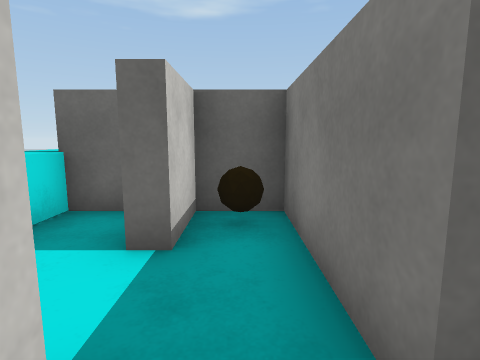
[1] (above)

21 first-person views from a walk through a scene from a Unity 3-D project. The camera is 1.2 m above the floor, tilts 8° down and sees 80° across. The floor is counted in squares, 1 m on a side. Each view is taken from the middle of a square. On the plan, view 1 faces up. The plan holds only what a view shows up to about 13 squares ahead; the rest is blank. The place goes on beyond the plan. The player character is not drawn. Surface patterns are stand-ins for the level's own textures.

[2]
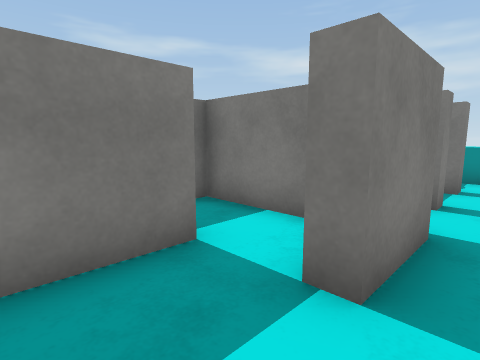

[3]
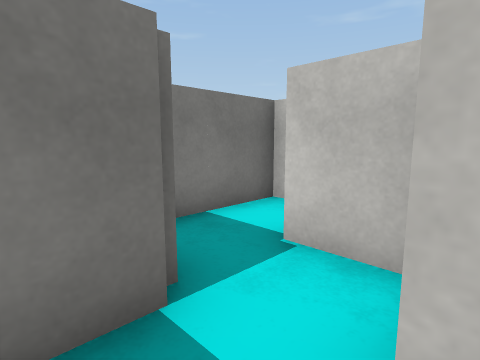

[4]
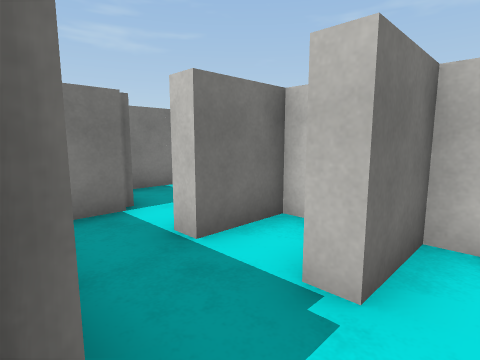

[5]
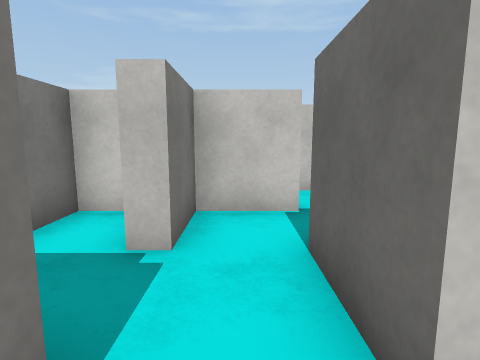

[6]
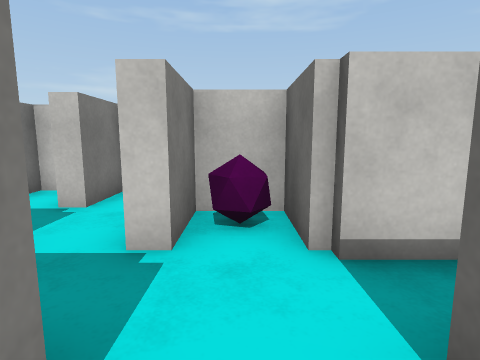

[7]
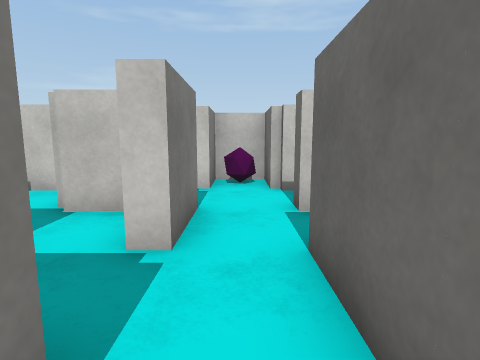

[8]
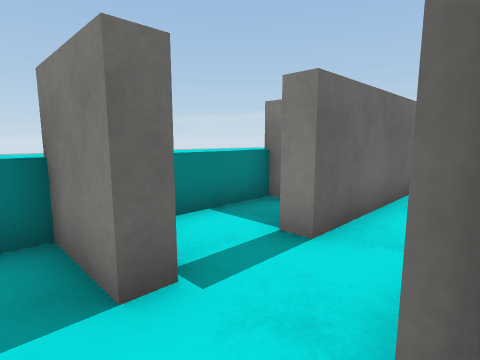

[9]
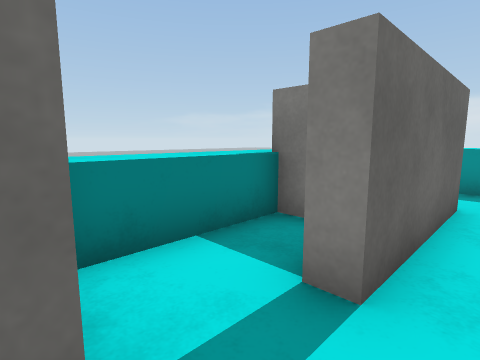

[10]
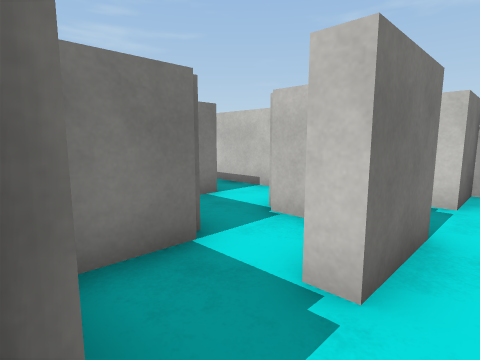

[11]
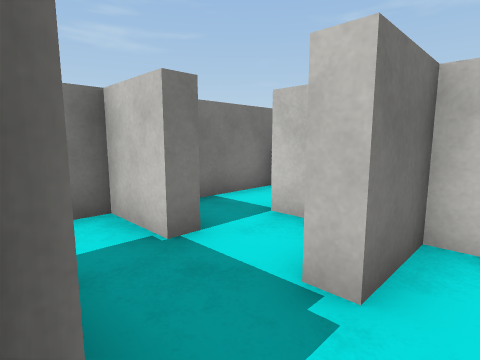

[12]
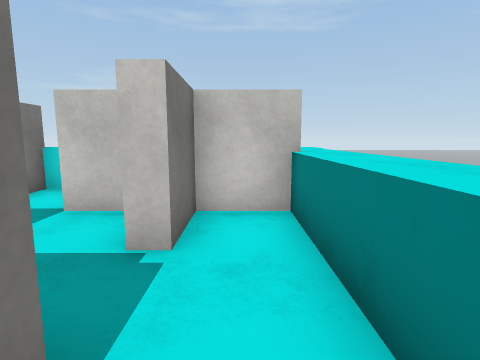

[13]
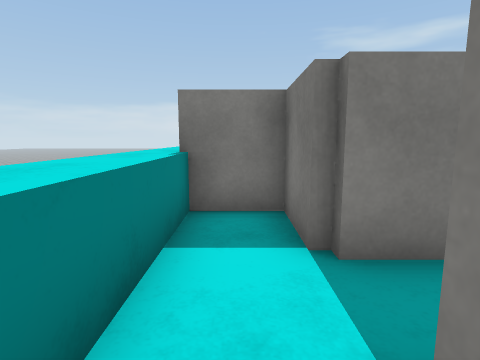

[14]
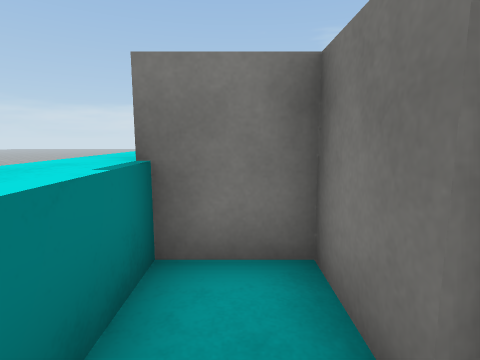

[15]
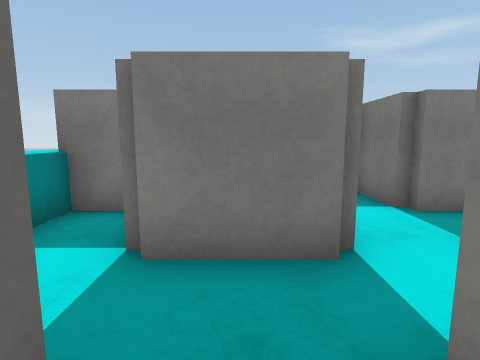

[16]
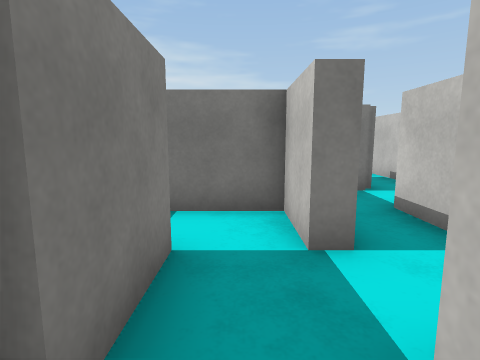

[17]
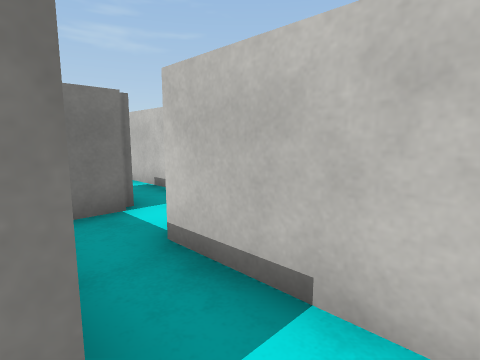

[18]
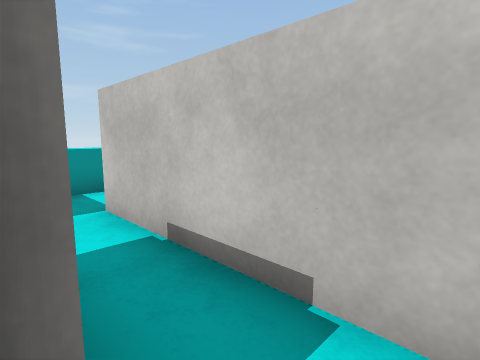

[19]
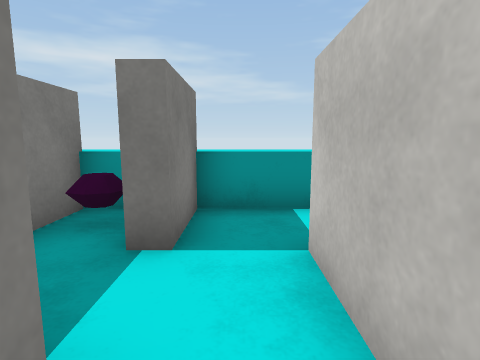

[20]
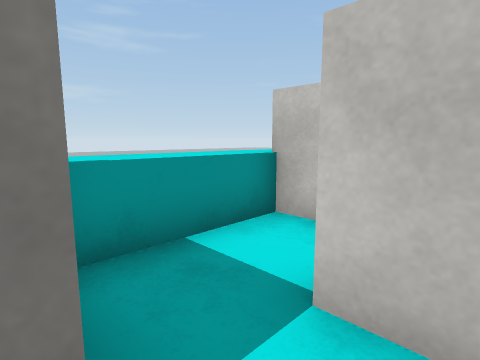

[21]
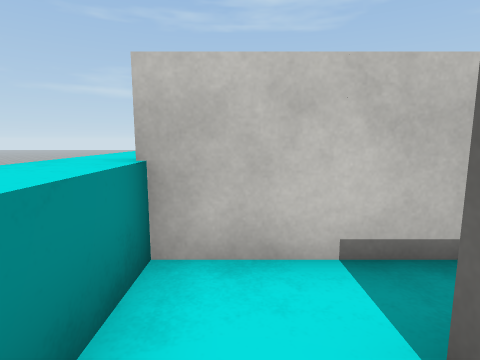

### Floor plan
Key: @ floor where view 1 was taken; # wall or solid block; . floor; = window, fence, low wall or low ledge; ^ raised ledge; G gem.
Columns run from 4 left of view 1 to 16 right of it. Each row starts with its distance up from view 1.
 12 ^^^^^^^^^^^^^^^^
 11   ^^^^^^^^^^^^^^
 10    #.....#.#...#
  9    ###.###.#..####.^^
  8    #...#G.........
  7    #...###.###.#
  6 ^^...#.....#...
  5 ^#######.###.##
  4  ^.#G#...#...#
  3  ^.#.###.#...#
  2   ...#...#.#..
  1   ...#.###.###
  0   .#@..#...
 -1   .#####.##
 -2   ..   #.#
 -3   ..#  #.#
 -4    ..#.#...
 -5    .##.#...
 -6    . #...#=#
 -7    ^^#^^^#^#
 -8    ^^^^^^^ ^

Positions as (right, up) in squares from view 1, and headings:
1: (0, 0), facing up
2: (-2, 3), facing down-right
3: (4, 3), facing down-left
4: (5, 6), facing down-left
5: (6, 6), facing left
6: (8, 8), facing left
7: (12, 8), facing left
8: (6, 7), facing up-right
9: (7, 8), facing up-right
10: (11, 8), facing down-left
11: (3, 10), facing down-left
12: (4, 10), facing left
13: (0, 10), facing right
14: (2, 10), facing right
15: (0, 8), facing right
16: (8, 6), facing down
17: (7, 4), facing down-left
18: (5, 0), facing down-left
19: (4, -2), facing down
20: (5, -4), facing down-left
21: (4, -6), facing left
